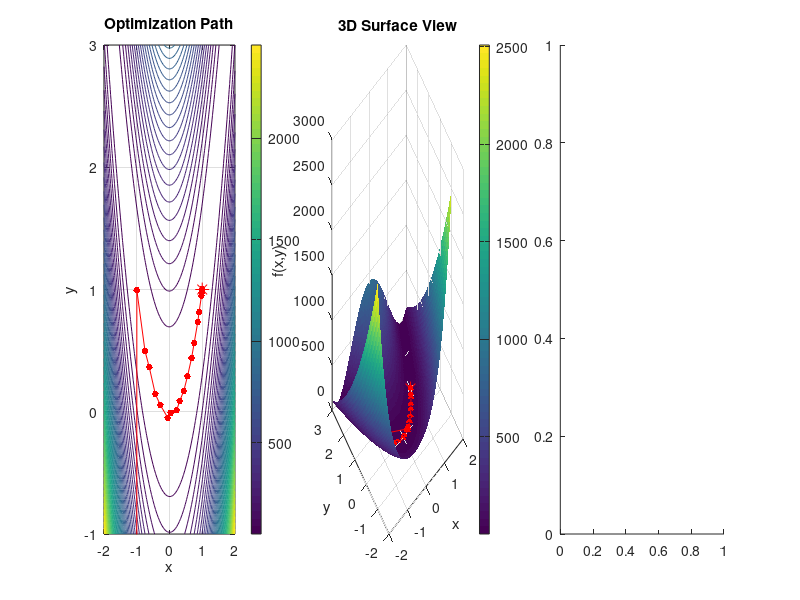

Here is the MATLAB script that generated this plot: (Note: this script raises an error after producing the figure.)
%==========================================================================
%                   Newton-Raphson Optimization with Armijo Line Search
%
% This program implements the Newton-Raphson method for optimization with
% Armijo line search and visualization of the optimization process
%
%@Objective             Demonstrate Newton-Raphson optimization
%@Author                Swapnil Singh
%==========================================================================

clc
clear all
close all

%% Define Test Function and Derivatives
% We'll use the Rosenbrock function as an example
% f(x,y) = (1-x)^2 + 100(y-x^2)^2

% Function definition
f = @(x) (1-x(1))^2 + 100*(x(2)-x(1)^2)^2;

% Gradient
grad = @(x) [-2*(1-x(1)) - 400*x(1)*(x(2)-x(1)^2);
             200*(x(2)-x(1)^2)];

% Hessian
hess = @(x) [2 - 400*x(2) + 1200*x(1)^2, -400*x(1);
             -400*x(1), 200];

%% Newton-Raphson Implementation with Armijo Line Search
function [x_opt, f_opt, path, f_path] = newton_raphson_armijo(f, grad, hess, x0, max_iter, tol)
    % Initialize
    x = x0;
    path = x0;
    f_path = f(x0);
    
    % Armijo line search parameters
    c = 0.1;        % Armijo parameter
    beta = 0.5;     % Step reduction factor
    
    for i = 1:max_iter
        % Compute gradient and Hessian
        g = grad(x);
        H = hess(x);
        
        % Check convergence
        if norm(g) < tol
            break;
        end
        
        % Compute Newton direction
        % Use try-catch to handle singular Hessian
        try
            d = -H\g;
        catch
            % If Hessian is singular, use small regularization
            d = -(H + 1e-6*eye(length(x)))\g;
        end
        
        % Armijo line search
        alpha = 1;
        while f(x + alpha*d) > f(x) + c*alpha*g'*d
            alpha = beta*alpha;
            if alpha < 1e-10
                break;
            end
        end
        
        % Update position
        x = x + alpha*d;
        
        % Store path and function values
        path = [path, x];
        f_path = [f_path, f(x)];
    end
    
    x_opt = x;
    f_opt = f(x);
end

%% Test the Implementation
% Set parameters
x0 = [-1; -2];              % Initial point
max_iter = 50;             % Maximum iterations
tol = 1e-6;               % Tolerance for gradient norm

% Run optimization
[x_opt, f_opt, path, f_path] = newton_raphson_armijo(f, grad, hess, x0, max_iter, tol);

%% Visualization
% Create meshgrid for contour plot
[X, Y] = meshgrid(linspace(-2, 2, 100), linspace(-1, 3, 100));
Z = zeros(size(X));
for i = 1:size(X,1)
    for j = 1:size(X,2)
        Z(i,j) = f([X(i,j); Y(i,j)]);
    end
end

% Create figure with three subplots
figure('Position', [100 100 1200 400]);

% Subplot 1: Contour plot with optimization path
subplot(1,3,1)
contour(X, Y, Z, 50);
hold on
plot(path(1,:), path(2,:), 'r.-', 'MarkerSize', 15);
plot(x_opt(1), x_opt(2), 'r*', 'MarkerSize', 10);
title('Optimization Path');
xlabel('x');
ylabel('y');
colorbar;
grid on;

% Subplot 2: 3D surface plot
subplot(1,3,2)
surf(X, Y, Z, 'EdgeColor', 'none');
hold on
plot3(path(1,:), path(2,:), f_path, 'r.-', 'MarkerSize', 15);
plot3(x_opt(1), x_opt(2), f_opt, 'r*', 'MarkerSize', 10);
title('3D Surface View');
xlabel('x');
ylabel('y');
zlabel('f(x,y)');
colorbar;

% Subplot 3: Convergence plot
subplot(1,3,3)
subplot(1,3,3)
yyaxis left
semilogy(0:length(f_path)-1, abs(f_path-f_opt), 'b.-', 'MarkerSize', 15);
ylabel('Function Value Error (log scale)');

yyaxis right
alphas = diff(path, 1, 2);
step_sizes = sqrt(sum(alphas.^2));
plot(1:length(step_sizes), step_sizes, 'r.-', 'MarkerSize', 15);
ylabel('Step Size');

title('Convergence Analysis');
xlabel('Iteration');
grid on;
legend('Error', 'Step Size', 'Location', 'southwest');

% Add overall title
sgtitle('Newton-Raphson Optimization with Armijo Line Search', 'FontSize', 14);

% Display results
fprintf('\nOptimization Results:\n');
fprintf('Optimal point: [%.6f, %.6f]\n', x_opt(1), x_opt(2));
fprintf('Optimal value: %.6f\n', f_opt);
fprintf('Number of iterations: %d\n', size(path,2)-1);

%% Animation of Optimization Process
figure('Position', [100 100 600 500]);
contour(X, Y, Z, 50);
hold on;
colorbar;
title('Newton-Raphson Optimization Process with Armijo Line Search');
xlabel('x');
ylabel('y');
grid on;

h = plot(path(1,1), path(2,1), 'r.', 'MarkerSize', 20);
for i = 2:size(path,2)
    pause(0.1);  % Pause to show animation
    set(h, 'XData', path(1,1:i), 'YData', path(2,1:i));
    drawnow;
end